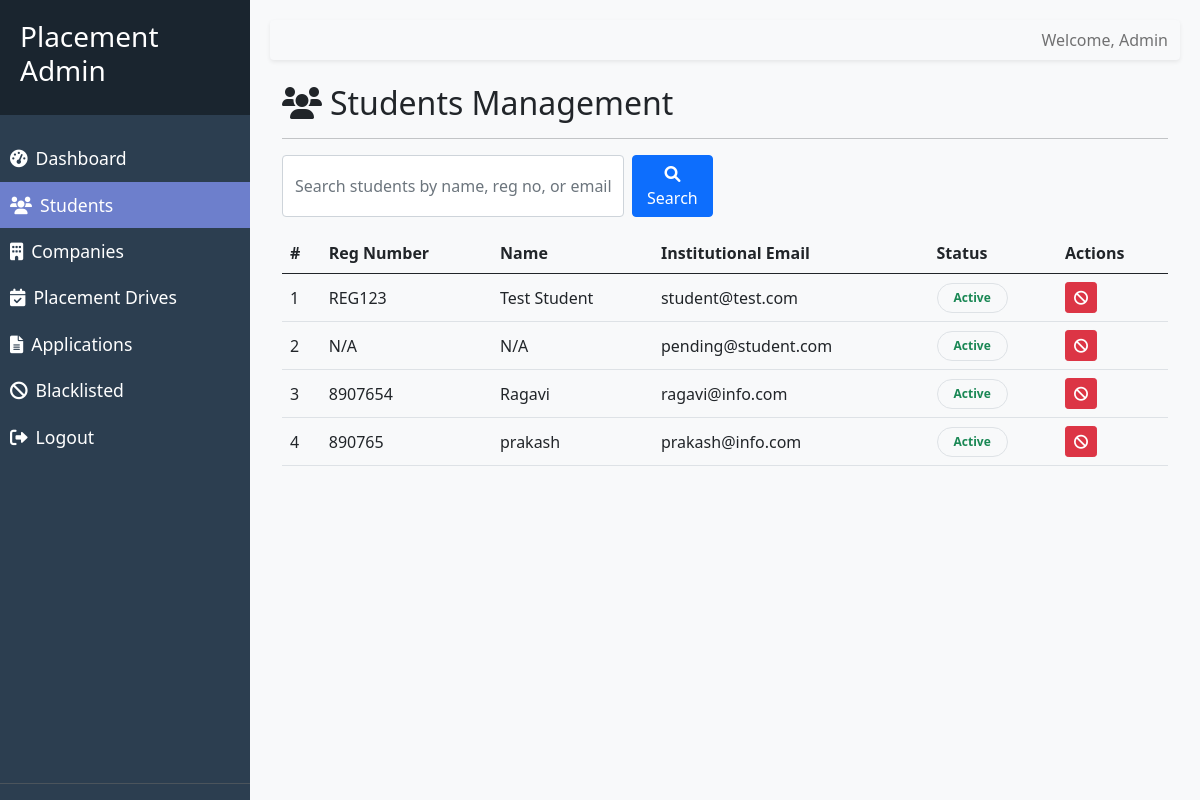
/admin/students (signed in), run on an earlier commit of the app's database.
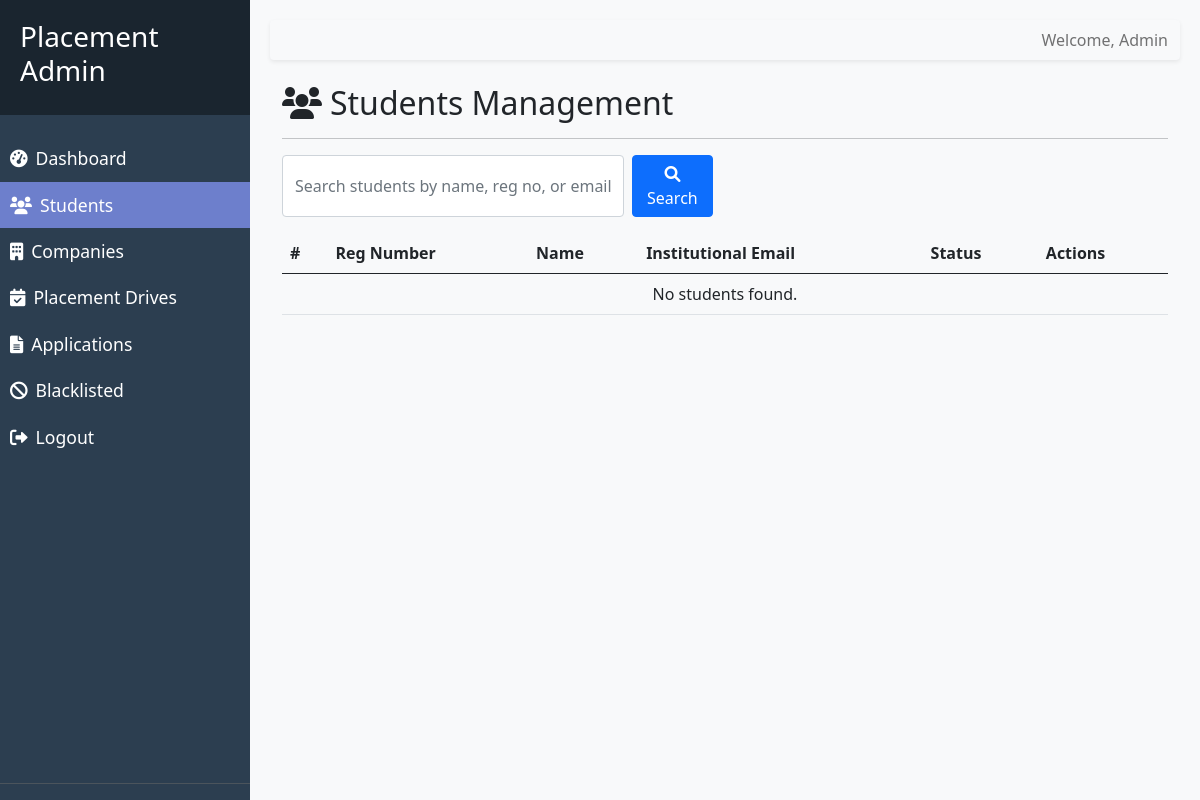
And on a later commit of the database.
### models/account.py (models this page shows, shortened)
class Account(db.Model):
    __tablename__ = "accounts"
    id = db.Column(db.Integer, primary_key=True)
    login_identifier = db.Column(db.String(255), unique=True, nullable=False)
    password_hash = db.Column(db.String(255), nullable=False)
    role = db.Column(db.String(50), nullable=False)
    account_state = db.Column(
        db.String(50),
        nullable=False,
        default=AccountState.PENDING_VERIFICATION.value,
    )
    student_profile = db.relationship("StudentProfile", backref="account", lazy=True, uselist=False, cascade="all, delete-orphan")
    company_profile = db.relationship("CompanyProfile", backref="account", lazy=True, uselist=False, cascade="all, delete-orphan")
    created_at = db.Column(
        db.DateTime,
        nullable=False,
        default=datetime.now,
    )
    last_login_at = db.Column(db.DateTime, nullable=True)
    @property
    def is_blacklisted(self) -> bool:
        from models.blacklist_entry import BlacklistEntry
        if self.role == 'student':
            entity_id = self.student_profile.id if self.student_profile else self.id
            return BlacklistEntry.query.filter_by(entity_type='student', entity_id=entity_id).first() is not None
        elif self.role == 'company':
            entity_id = self.company_profile.id if self.company_profile else self.id
            return BlacklistEntry.query.filter_by(entity_type='company', entity_id=entity_id).first() is not None
        return False

### models/student_profile.py (models this page shows, shortened)
class StudentProfile(db.Model):
    __tablename__ = "student_profiles"
    id = db.Column(db.Integer, primary_key=True)
    account_id = db.Column(db.Integer, db.ForeignKey("accounts.id"), unique=True, nullable=False)
    full_name = db.Column(db.String(255), nullable=False)
    university_register_number = db.Column(db.String(100), unique=True, nullable=False)
    gender_code = db.Column(db.String(20), nullable=True)
    date_of_birth = db.Column(db.Date, nullable=True)
    institutional_email = db.Column(db.String(255), unique=True, nullable=False)
    personal_email = db.Column(db.String(255), nullable=True)
    primary_phone = db.Column(db.String(20), nullable=False)
    secondary_phone = db.Column(db.String(20), nullable=True)
    skills = db.Column(db.String(500), nullable=True)
    cv_filename = db.Column(db.String(255), nullable=True)

### routes/moderation_routes.py (the view, shortened to what this page needs)
@admin_bp.route("/students", endpoint="students")
def list_registered_students():
    search_query = request.args.get('q', '').strip()
    query = Account.query.filter_by(role=AccountRole.STUDENT.value)
    students = query.all()
    return render_template("admin/students.html", students=students, search_query=search_query)

### routes/moderation_routes.py (called while the page is built)
@admin_bp.before_request
def admin_required():
    if session.get("role") != "admin":
        return redirect(url_for("auth.admin_login"))

### templates/admin/students.html (shortened to what this page needs)
{% extends 'base_admin.html' %}
{% block content %}
<div class="container-fluid">
    <div class="row">
        <div class="col-12">
            <h2><i class="fas fa-users me-2"></i>Students Management</h2>
            <hr>
            <div class="row mb-3">
                <div class="col-md-6">
                    <form action="{{ url_for('admin.students') }}" method="GET" class="d-flex">
                        <input type="text" name="q" class="form-control me-2"
                            placeholder="Search students by name, reg no, or email..." value="{{ search_query or '' }}">
                        <button type="submit" class="btn btn-primary"><i class="fas fa-search"></i> Search</button>
                    </form>
                </div>
            </div>
            <div class="portal-panel mt-3">
                <div class="table-responsive">
                    <table class="table table-hover align-middle mb-0">
                        <thead class="bg-light border-bottom">
                            <tr>
                                <th>#</th>
                                <th>Reg Number</th>
                                <th>Name</th>
                                <th>Institutional Email</th>
                                <th>Status</th>
                                <th>Actions</th>
                            </tr>
                        </thead>
                        <tbody>
                            {% for account in students %}
                            <tr>
                                <td>{{ loop.index }}</td>
                                <td>{{ account.student_profile.university_register_number if account.student_profile
                                    else 'N/A' }}</td>
                                <td>{{ account.student_profile.full_name if account.student_profile else 'N/A' }}</td>
                                <td>{{ account.login_identifier }}</td>
                                <td>
                                    {% if account.is_blacklisted %}
                                    <span class="badge bg-danger">Blacklisted</span>
                                    {% else %}
                                    {{ account.account_state | status_badge }}
                                    {% endif %}
                                </td>
                                <td>
                                    <div class="d-flex gap-1">
                                        <form
                                            action="{{ url_for('admin.blacklist_entity', entity_type='student', entity_id=account.student_profile.id if account.student_profile else account.id) }}"
                                            method="POST" class="d-inline">
                                            <button type="submit" class="btn btn-sm btn-danger" title="Blacklist"
                                                onclick="return confirm('Are you sure you want to blacklist this student?')">
                                                <i class="fas fa-ban"></i>
                                            </button>
                                        </form>
                                    </div>
                                </td>
                            </tr>
                            {% else %}
                            <tr>
                                <td colspan="6" class="text-center">
                                    {% if search_query %}
                                    No matching records found for "{{ search_query }}".
                                    {% else %}
                                    No students found.
                                    {% endif %}
                                </td>
                            </tr>
                            {% endfor %}
                        </tbody>
                    </table>
                </div>
            </div>
        </div>
    </div>
    {% endblock %}

What changed in the data, as far as the page shows it:
removed Account: student_profile "REG123", student_profile "Test Student", login_identifier "student@test.com", account_state|status_badge "Active"
removed Account: student_profile "N/A", login_identifier "pending@student.com", account_state|status_badge "Active"
removed Account: student_profile "8907654", student_profile "Ragavi", login_identifier "ragavi@info.com", account_state|status_badge "Active"
no longer on this page (row edited): Account: student_profile "890765", student_profile "prakash", login_identifier "prakash@info.com", account_state|status_badge "Active"
Also different on the page:
text now shown: "No students found."
